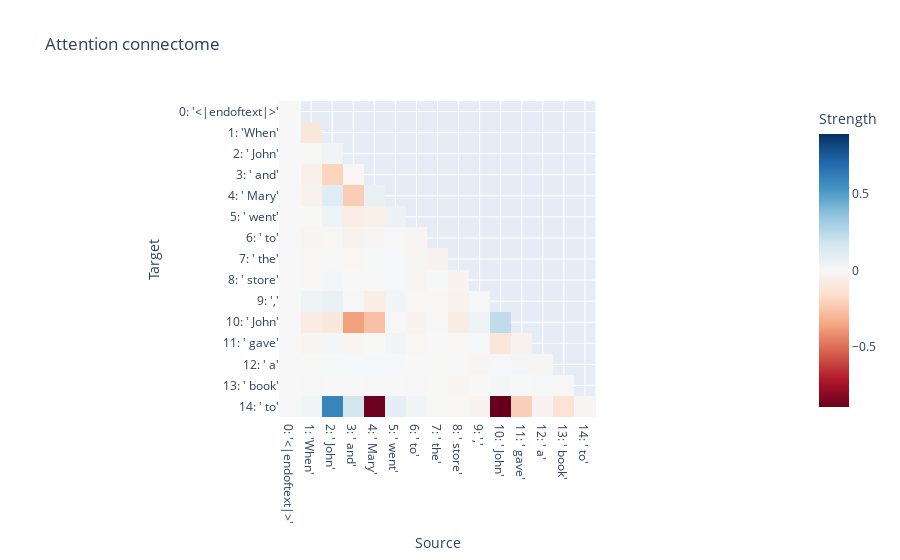

The notebook cell this image was saved under:
### Code cell
c = d.connectom(model, prompt,
          d.logit_diff_metric(model, ' Mary', ' John'),
          d.ZeroPattern(),
          d.BasicStrategy(),
          )
d.plot_attn_connectome(model, prompt, c)

### Figure 1 — Plotly figure (JSON) as saved in the notebook; plotly's stock layout.template omitted (floating-point values rounded to 4 significant figures; data arrays with more than 128 entries replaced by an {"elided": "..."} marker saying what was removed)
{"data": [{"coloraxis": "coloraxis", "name": "0", "x": ["0: '<|endoftext|>'", "1: 'When'", "2: ' John'", "3: ' and'", "4: ' Mary'", "5: ' went'", "6: ' to'", "7: ' the'", "8: ' store'", "9: ','", "10: ' John'", "11: ' gave'", "12: ' a'", "13: ' book'", "14: ' to'"], "y": ["0: '<|endoftext|>'", "1: 'When'", "2: ' John'", "3: ' and'", "4: ' Mary'", "5: ' went'", "6: ' to'", "7: ' the'", "8: ' store'", "9: ','", "10: ' John'", "11: ' gave'", "12: ' a'", "13: ' book'", "14: ' to'"], "z": {"elided": "15x15 float values"}, "type": "heatmap", "xaxis": "x", "yaxis": "y", "hovertemplate": "Source: %{x}<br>Target: %{y}<br>Strength: %{z}<extra></extra>"}], "layout": {"xaxis": {"anchor": "y", "domain": [0.0, 1.0], "scaleanchor": "y", "constrain": "domain", "title": {"text": "Source"}}, "yaxis": {"anchor": "x", "domain": [0.0, 1.0], "autorange": "reversed", "constrain": "domain", "title": {"text": "Target"}}, "coloraxis": {"colorbar": {"title": {"text": "Strength"}}, "colorscale": [[0.0, "rgb(103,0,31)"], [0.1, "rgb(178,24,43)"], [0.2, "rgb(214,96,77)"], [0.3, "rgb(244,165,130)"], [0.4, "rgb(253,219,199)"], [0.5, "rgb(247,247,247)"], [0.6, "rgb(209,229,240)"], [0.7, "rgb(146,197,222)"], [0.8, "rgb(67,147,195)"], [0.9, "rgb(33,102,172)"], [1.0, "rgb(5,48,97)"]], "cmid": 0}, "title": {"text": "Attention connectome"}}}
